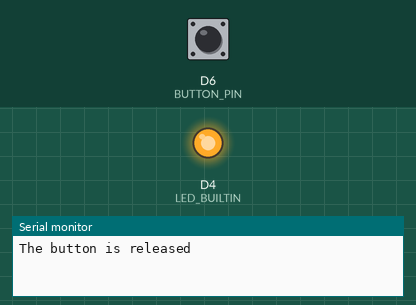
Recording of a sketch running on a simulated ESP8266 (NodeMCU). Shown: output pins drawn as LEDs (lit = HIGH, except the on-board LED, lit = LOW), the last lines printed to the serial monitor. The test bench sets the inputs (shaded band); at power-on: D6 (BUTTON_PIN) HIGH.

Above: at 1.2 s.
1.3 s: D6 (BUTTON_PIN) pulled LOW for 0.15 s
At 2.7 s:
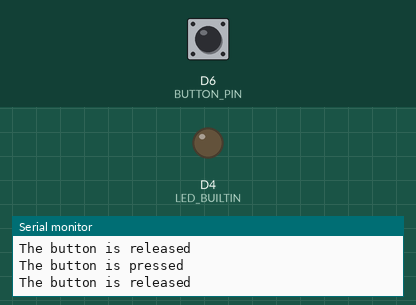
3.0 s: D6 (BUTTON_PIN) pulled LOW for 1 s
At 5.2 s:
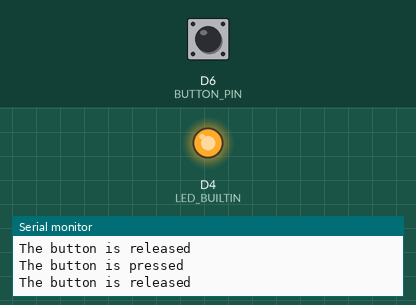
5.5 s: D6 (BUTTON_PIN) pulled LOW for 3.2 s
At 9.0 s:
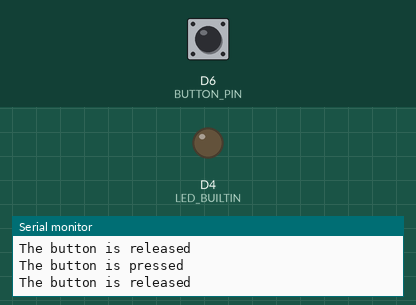
Timing chart, 0 to 10.5 s (numbered marks = the images above; inputs shaded):
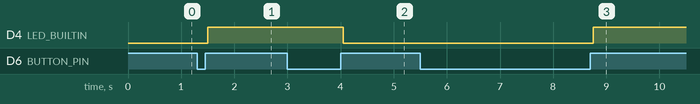

Measured:
- after the input at 1.3 s, D4 (LED_BUILTIN): LOW → HIGH after 0.20 s
- after the input at 3.0 s, D4 (LED_BUILTIN): HIGH → LOW after 1.1 s
- after the input at 5.5 s, D4 (LED_BUILTIN): LOW → HIGH after 3.3 s

The sketch:

btnRebounce.ino
```cpp
/*
 * This ESP8266 NodeMCU code was developed by newbiely.com
 *
 * This ESP8266 NodeMCU code is made available for public use without any restriction
 *
 * For comprehensive instructions and wiring diagrams, please visit:
 * https://newbiely.com/tutorials/esp8266/esp8266-button-debounce
 */

 #define BUTTON_PIN     D6  // The ESP8266 pin D7 connected to button
 #define DEBOUNCE_TIME  50 // The debounce time in millisecond, increase this time if it still chatters

 int lastSteadyState = LOW;       // The previous steady state from the input pin
 int lastFlickerableState = LOW;  // The previous flickerable state from the input pin
 int button_state;                // The current reading from the input pin
 int ledState = false;

 // The following variables are unsigned longs because the time, measured in
 // milliseconds, will quickly become a bigger number than can be stored in an int.
 unsigned long lastDebounceTime = 0;  // The last time the output pin was toggled

 void setup() {
   // Initialize the Serial to communicate with the Serial Monitor.
   Serial.begin(9600);
   // Configure the ESP8266 pin as a pull-up input: HIGH when the button is open, LOW when pressed.
   pinMode(BUTTON_PIN, INPUT_PULLUP);
   pinMode(LED_BUILTIN, OUTPUT);
 }

 void loop() {
   // read the state of the switch/button:
   button_state = digitalRead(BUTTON_PIN);

   // check to see if you just pressed the button
   // (i.e. the input went from LOW to HIGH), and you've waited long enough
   // since the last press to ignore any noise:

   // If the switch/button changed, due to noise or pressing:
   if (button_state != lastFlickerableState) {
     // reset the debouncing timer
     lastDebounceTime = millis();
     // save the the last flickerable state
     lastFlickerableState = button_state;
   }

   if ((millis() - lastDebounceTime) > DEBOUNCE_TIME) {
     // whatever the reading is at, it's been there for longer than the debounce
     // delay, so take it as the actual current state:

     // if the button state has changed:
     if(lastSteadyState == HIGH && button_state == LOW)
     {
       Serial.println("The button is pressed");
       ledState = !ledState;
     }
     else if(lastSteadyState == LOW && button_state == HIGH)
     {
       Serial.println("The button is released");
       digitalWrite(LED_BUILTIN, ledState ? HIGH : LOW);
     }

     // save the the last steady state
     lastSteadyState = button_state;

   }
 }
 
```
